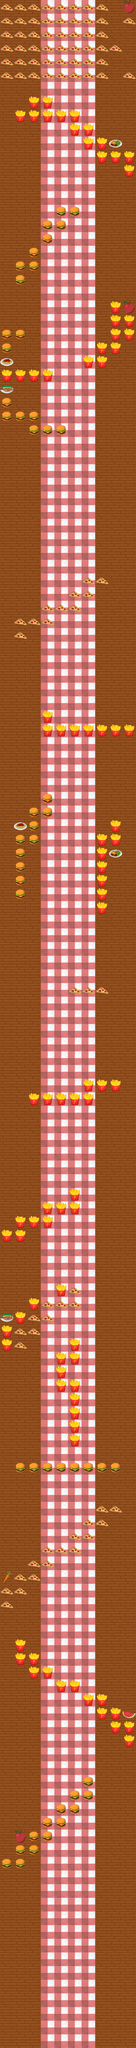

A level layout from a 2D game, rendered from its tile map. Below: a short description, then the map file with tile-grid data replaced by summaries:
An orthogonal 10x150 tile map with 48x48 px tiles, 3 tile layers (Tile Layer 1, burgers, carrots) and 241 objects.

<map version="1.2" tiledversion="1.2.3" orientation="orthogonal" renderorder="right-down" width="10" height="150" tilewidth="48" tileheight="48" infinite="0" nextlayerid="6" nextobjectid="242">
 <tileset firstgid="1" name="TileSetFA" tilewidth="48" tileheight="48" tilecount="20" columns="5">
  <image source="TileSetFA.png" width="240" height="192" />
 </tileset>
 <layer id="1" name="Tile Layer 1" width="10" height="150">
  <data>[1500 cells, 1500 non-empty, 2 distinct tile ids]</data>
 </layer>
 <layer id="2" name="burgers" width="10" height="150">
  <data>[1500 cells, 230 non-empty, 3 distinct tile ids]</data>
 </layer>
 <layer id="3" name="carrots" width="10" height="150">
  <data>[1500 cells, 11 non-empty, 6 distinct tile ids]</data>
 </layer>
 <objectgroup id="4" name="ObjectLayer">
  <object id="1" x="9" y="6536" width="30.5" height="33" />
  <object id="2" x="56.25" y="6536" width="30.5" height="33" />
  <object id="3" x="57.625" y="6486.5" width="30.5" height="33" />
  <object id="4" x="104.875" y="6486.5" width="30.5" height="33" />
  <object id="5" x="106.125" y="6441" width="30.5" height="33" />
  <object id="6" x="153.375" y="6441" width="30.5" height="33" />
  <object id="7" x="151.125" y="6392.5" width="30.5" height="33" />
  <object id="8" x="198.375" y="6392.5" width="30.5" height="33" />
  <object id="9" x="200.625" y="6343" width="30.5" height="33" />
  <object id="10" x="247.875" y="6343" width="30.5" height="33" />
  <object id="11" x="249.625" y="6294.5" width="30.5" height="33" />
  <object id="12" x="295.875" y="6296.5" width="30.5" height="33" />
  <object id="13" x="296.75" y="6248" width="30.5" height="33" />
  <object id="14" x="394.125" y="6054.5" width="30.5" height="33" />
  <object id="15" x="440.375" y="6056.5" width="30.5" height="33" />
  <object id="16" x="441.25" y="6105" width="30.5" height="33" />
  <object id="17" x="345.625" y="6007.5" width="30.5" height="33" />
  <object id="18" x="391.875" y="6009.5" width="30.5" height="33" />
  <object id="19" x="297.625" y="5960.5" width="30.5" height="33" />
  <object id="20" x="343.875" y="5962.5" width="30.5" height="33" />
  <object id="21" x="203.625" y="5913.5" width="30.5" height="33" />
  <object id="22" x="249.875" y="5915.5" width="30.5" height="33" />
  <object id="23" x="104.625" y="5864" width="30.5" height="33" />
  <object id="24" x="150.875" y="5866" width="30.5" height="33" />
  <object id="25" x="56.125" y="5814.5" width="30.5" height="33" />
  <object id="26" x="102.375" y="5816.5" width="30.5" height="33" />
  <object id="27" x="57.25" y="5768.5" width="30.5" height="33" />
  <object id="28" x="10.125" y="5576" width="30.5" height="33" />
  <object id="29" x="56.375" y="5578" width="30.5" height="33" />
  <object id="30" x="58.125" y="5526.5" width="30.5" height="33" />
  <object id="31" x="104.375" y="5528.5" width="30.5" height="33" />
  <object id="32" x="108.125" y="5477.5" width="30.5" height="33" />
  <object id="33" x="154.375" y="5479.5" width="30.5" height="33" />
  <object id="34" x="153.625" y="5432.5" width="30.5" height="33" />
  <object id="35" x="199.875" y="5434.5" width="30.5" height="33" />
  <object id="36" x="250.125" y="5383" width="30.5" height="33" />
  <object id="37" x="296.375" y="5385" width="30.5" height="33" />
  <object id="38" x="300.625" y="5335.5" width="30.5" height="33" />
  <object id="39" x="346.875" y="5337.5" width="30.5" height="33" />
  <object id="40" x="345.125" y="5288.5" width="30.5" height="33" />
  <object id="41" x="391.375" y="5290.5" width="30.5" height="33" />
  <object id="42" x="247.25" y="5432.5" width="30.5" height="33" />
  <object id="43" x="9.25" y="5623.5" width="30.5" height="33" />
  <object id="44" x="56.625" y="5142" width="30.5" height="33" />
  <object id="45" x="102.875" y="5144" width="30.5" height="33" />
  <object id="46" x="152.125" y="5141" width="30.5" height="33" />
  <object id="47" x="198.375" y="5143" width="30.5" height="33" />
  <object id="48" x="248.125" y="5141.5" width="30.5" height="33" />
  <object id="49" x="294.375" y="5143.5" width="30.5" height="33" />
  <object id="50" x="343.625" y="5141" width="30.5" height="33" />
  <object id="51" x="389.875" y="5143" width="30.5" height="33" />
  <object id="52" x="249.125" y="5048.5" width="30.5" height="33" />
  <object id="53" x="248.375" y="5001.5" width="30.5" height="33" />
  <object id="54" x="249.125" y="4955" width="30.5" height="33" />
  <object id="55" x="248.375" y="4908" width="30.5" height="33" />
  <object id="56" x="200.625" y="4855" width="30.5" height="33" />
  <object id="57" x="199.875" y="4808" width="30.5" height="33" />
  <object id="58" x="248.625" y="4762" width="30.5" height="33" />
  <object id="59" x="247.875" y="4715" width="30.5" height="33" />
  <object id="60" x="249.75" y="4855.5" width="30.5" height="33" />
  <object id="61" x="199.75" y="4759.5" width="30.5" height="33" />
  <object id="62" x="10.125" y="4712" width="30.5" height="33" />
  <object id="63" x="9.375" y="4665" width="30.5" height="33" />
  <object id="64" x="58.625" y="4714" width="30.5" height="33" />
  <object id="65" x="57.875" y="4667" width="30.5" height="33" />
  <object id="66" x="105.625" y="4668" width="30.5" height="33" />
  <object id="67" x="104.875" y="4621" width="30.5" height="33" />
  <object id="68" x="152.625" y="4615" width="30.5" height="33" />
  <object id="69" x="151.875" y="4568" width="30.5" height="33" />
  <object id="70" x="201.125" y="4570" width="30.5" height="33" />
  <object id="71" x="200.375" y="4523" width="30.5" height="33" />
  <object id="72" x="250.125" y="4570.5" width="30.5" height="33" />
  <object id="73" x="247.875" y="4520.5" width="30.5" height="33" />
  <object id="74" x="56.75" y="4616.5" width="30.5" height="33" />
  <object id="75" x="104.75" y="4570" width="30.5" height="33" />
  <object id="76" x="9" y="4329.75" width="30.5" height="33" />
  <object id="77" x="56.5" y="4327.25" width="30.5" height="33" />
  <object id="78" x="56.5" y="4282.75" width="30.5" height="33" />
  <object id="79" x="104" y="4280.25" width="30.5" height="33" />
  <object id="80" x="152" y="4235.25" width="30.5" height="33" />
  <object id="81" x="199.5" y="4232.75" width="30.5" height="33" />
  <object id="82" x="153.25" y="4279.5" width="30.5" height="33" />
  <object id="83" x="248.625" y="4185.88" width="30.5" height="33" />
  <object id="84" x="249.875" y="4230.13" width="30.5" height="33" />
  <object id="85" x="103.375" y="3849.63" width="30.5" height="33" />
  <object id="86" x="150.875" y="3847.13" width="30.5" height="33" />
  <object id="87" x="200.125" y="3846.38" width="30.5" height="33" />
  </objectgroup>
 <objectgroup id="5" name="ObjectLayer2">
  <!-- 11 objects omitted --></objectgroup>
</map>
<!-- 154 of 241 objects omitted -->
